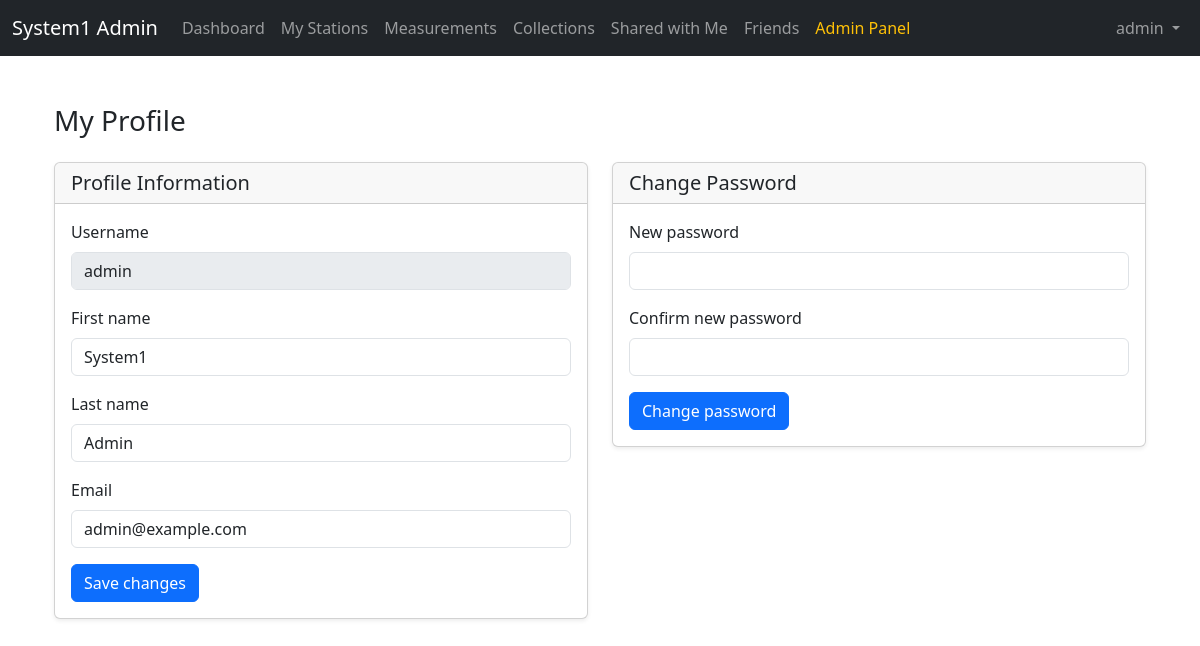
/user/profile.php (signed in), run on the app's committed database.
### tables this page shows
CREATE TABLE `user` (
  `pk_username` varchar(50) NOT NULL,
  `firstName` varchar(100) NOT NULL,
  `lastName` varchar(100) NOT NULL,
  `email` varchar(100) NOT NULL,
  `password_hash` varchar(255) NOT NULL,
  `role` enum('User','Admin') NOT NULL DEFAULT 'User',
  `createdAt` datetime NOT NULL
);

### services/users.php (called while the page is built, shortened)
<?php
function svc_getUserByUsername(mysqli $conn, string $username): ?array
{
    $username = trim($username);
    $stmt = $conn->prepare("
        SELECT pk_username, firstName, lastName, email, role, password_hash, createdAt
        FROM user
        WHERE pk_username = ?
        LIMIT 1
    ");
    if (!$stmt->bind_param("s", $username)) {
        return null;
    }
    if (!$stmt->execute()) {
        return null;
    }
    $result = $stmt->get_result();
    return $result->fetch_assoc();
}

### includes/functions.php (called while the page is built, shortened)
<?php
function e($string) {
    return htmlspecialchars($string, ENT_QUOTES, 'UTF-8');
}
?>

### user/profile.php (the view, shortened to what this page needs)
<?php
require_once '../config/database.php';
require_once '../includes/functions.php';
require_once '../services/users.php';
$username = $_SESSION['username'] ?? null;
try {
    $currentUser = svc_getUserByUsername($conn, $username);
} catch (Throwable $e) {
    $currentUser = null;
    $loadError = $e->getMessage();
}
require_once '../includes/header.php';
?>
<div class="container mt-4">
    <h1 class="h3 mb-4">My Profile</h1>
    <?php if ($currentUser): ?>
    <div class="row">
        <div class="col-md-6 mb-4">
            <div class="card shadow-sm">
                <div class="card-header">
                    <h5 class="mb-0">Profile Information</h5>
                </div>
                <div class="card-body">
                    <form action="/api/users.php" method="POST">
                        <div class="mb-3">
                            <label class="form-label">Username</label>
                            <input type="text"
                                   class="form-control"
                                   value="<?= e($currentUser['pk_username']) ?>"
                                   disabled>
                        </div>
                        <div class="mb-3">
                            <label class="form-label">First name</label>
                            <input type="text"
                                   class="form-control"
                                   name="firstName"
                                   maxlength="100"
                                   required
                                   value="<?= e($currentUser['firstName']) ?>">
                        </div>
                        <div class="mb-3">
                            <label class="form-label">Last name</label>
                            <input type="text"
                                   class="form-control"
                                   name="lastName"
                                   maxlength="100"
                                   required
                                   value="<?= e($currentUser['lastName']) ?>">
                        </div>
                        <div class="mb-3">
                            <label class="form-label">Email</label>
                            <input type="email"
                                   class="form-control"
                                   name="email"
                                   maxlength="100"
                                   required
                                   value="<?= e($currentUser['email']) ?>">
                        </div>
                        <button class="btn btn-primary" type="submit">Save changes</button>
                    </form>
                </div>
            </div>
        </div>
        <div class="col-md-6 mb-4">
            <div class="card shadow-sm">
                <div class="card-header">
                    <h5 class="mb-0">Change Password</h5>
                </div>
                <div class="card-body">
                    <form action="/api/users.php" method="POST">
                        <div class="mb-3">
                            <label class="form-label">New password</label>
                            <input type="password"
                                   class="form-control"
                                   name="new_password"
                                   required
                                   autocomplete="new-password">
                        </div>
                        <div class="mb-3">
                            <label class="form-label">Confirm new password</label>
                            <input type="password"
                                   class="form-control"
                                   name="new_password_confirm"
                                   required
                                   autocomplete="new-password">
                        </div>
                        <button class="btn btn-primary" type="submit">Change password</button>
                    </form>
                </div>
            </div>
        </div>
    </div>
    <?php endif; ?>
</div>
<?php require_once '../includes/footer.php'; ?>

### assets/css/style.css (style rules this page uses)
body { min-height: 100vh; display: flex; flex-direction: column; }
.container { flex: 1; }

### data on the page
user: pk_username "admin", firstName "System1", lastName "Admin", email "admin@example.com"

### other printed values
$_SESSION['full_name'] "System1 Admin"
$_SESSION['username'] "admin"
